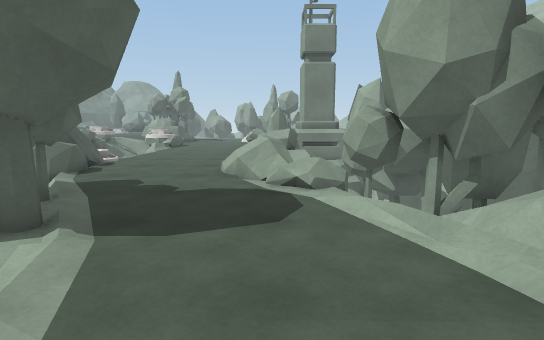
view 1 (above)

24 first-person views from a walk through a scene from a Unity 3-D project. The camera is 1.3 m above the floor, tilts 8° down and sees 80° across. The floor is counted in squares, 1 m on a side. Each view is taken from the middle of a square. On the plan, view 1 faces up. The plan holds only what a view shows up to about 14 squares ahead; the rest is blank. The place goes on beyond the plan. The player is left out.

view 2
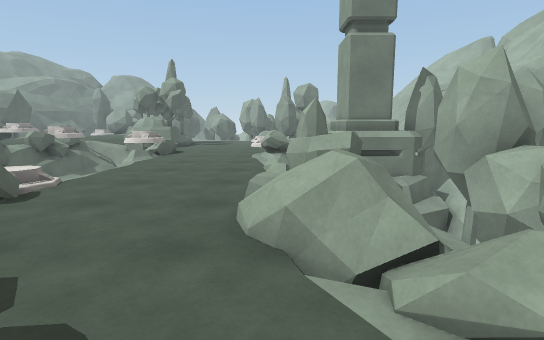

view 3
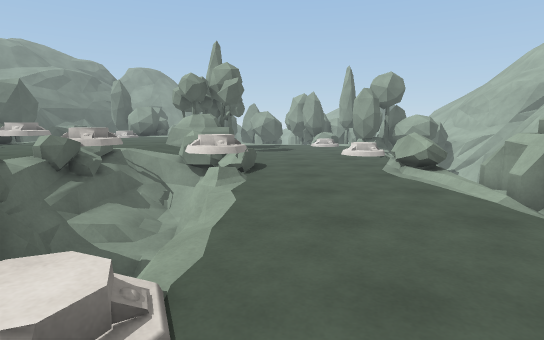

view 4
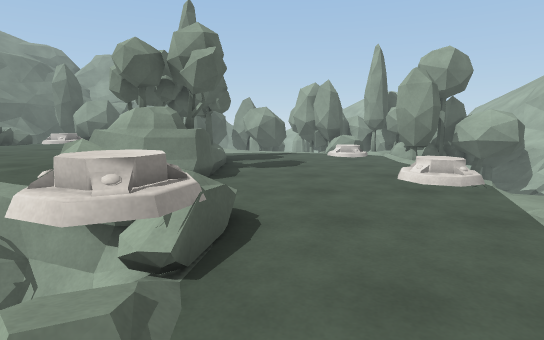

view 5
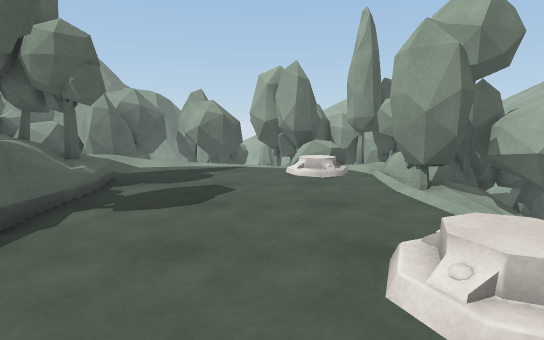

view 6
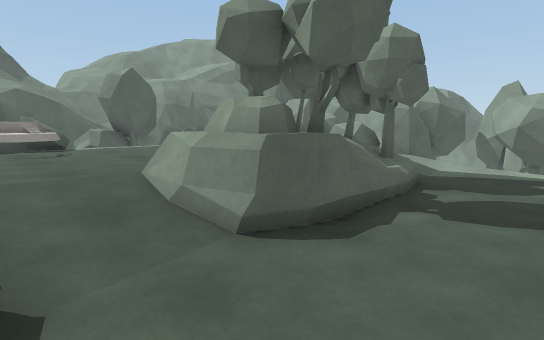

view 7
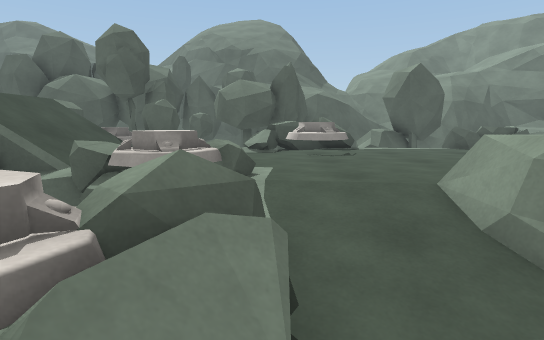

view 8
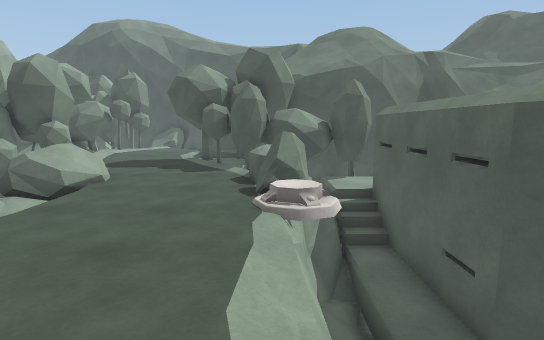

view 9
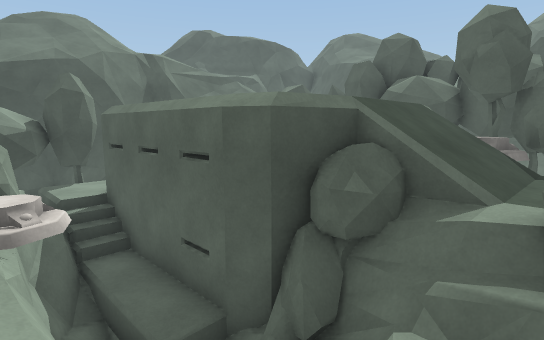

view 10
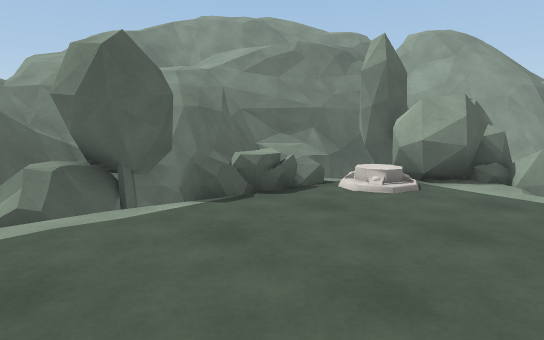

view 11
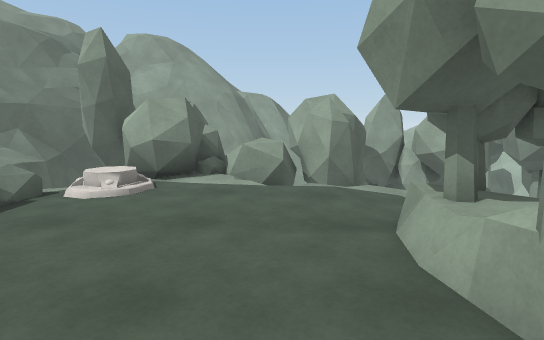

view 12
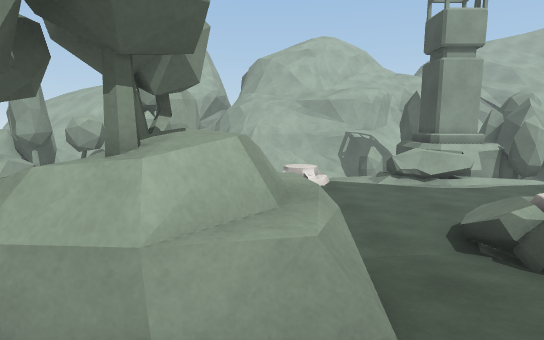

view 13
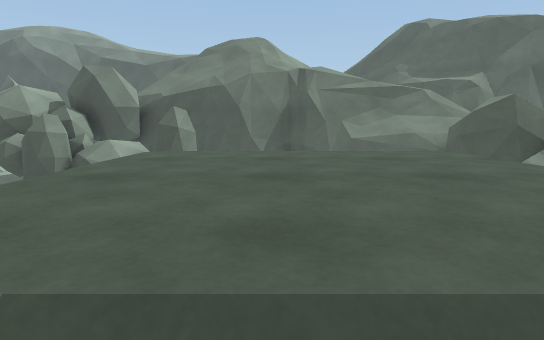

view 14
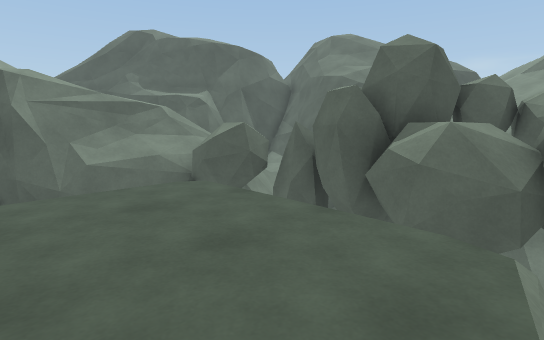

view 15
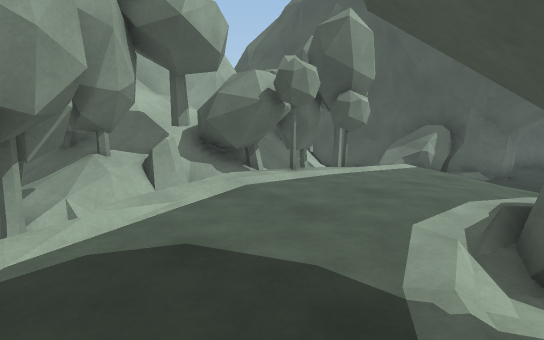

view 16
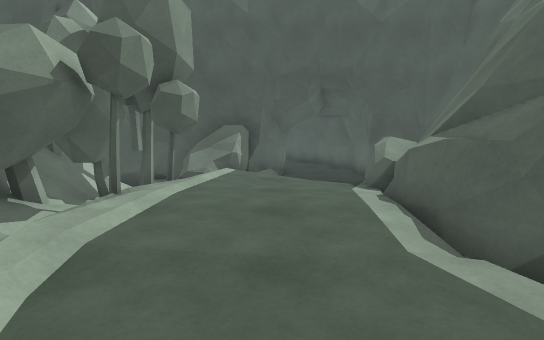

view 17
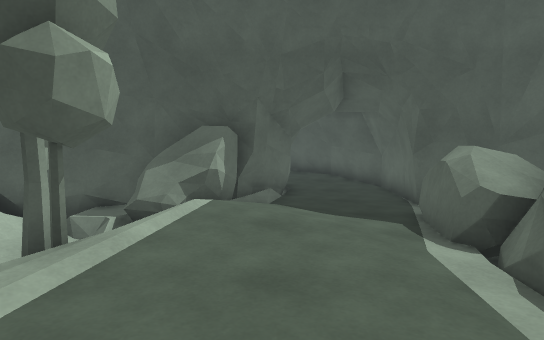

view 18
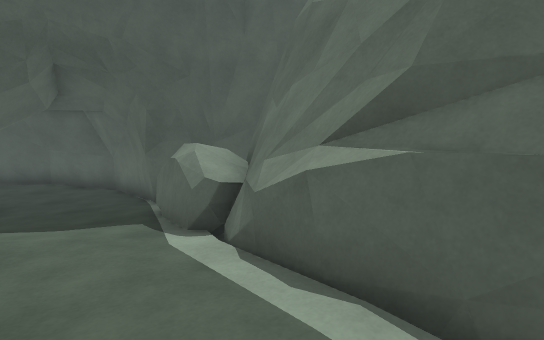

view 19
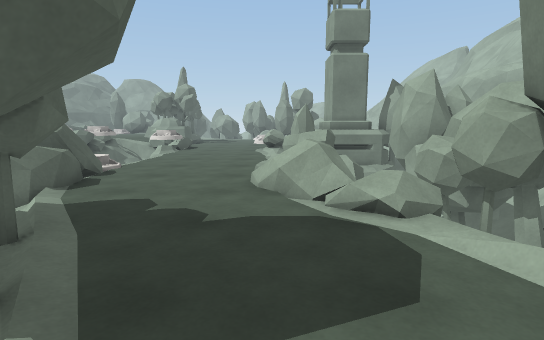

view 20
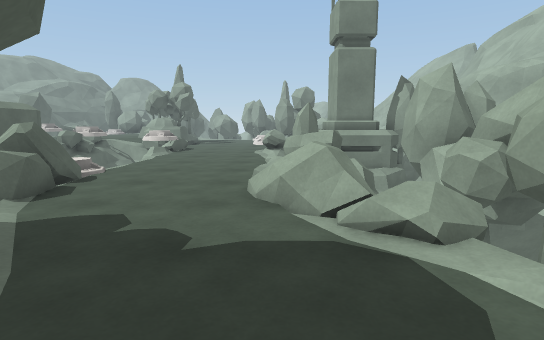

view 21
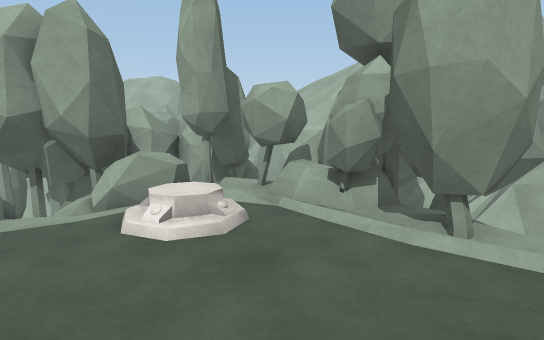

view 22
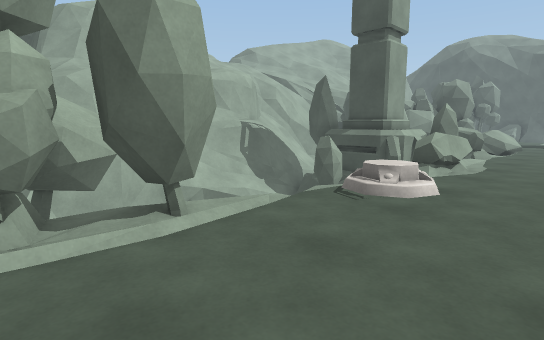

view 23
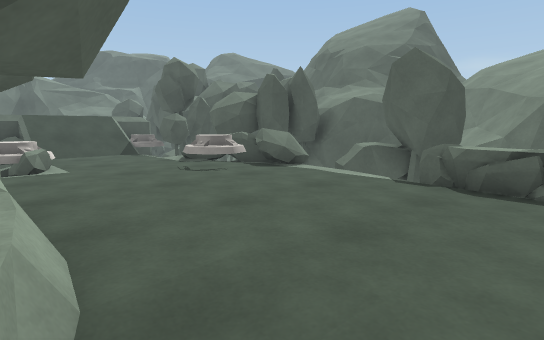

view 24
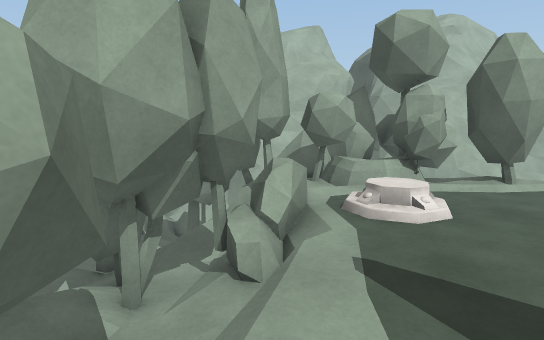

### Floor plan
Key: @ floor where view 1 was taken; # wall or solid block; x gap in a wall; . main floor; : floor 0.25 m higher than the main floor; - floor 0.25 m lower than the main floor; + floor 0.5 m higher than the main floor; _ floor 0.5 m lower than the main floor; * floor 0.75 m higher than the main floor; < floor 0.75 m lower than the main floor; % floor 1 m higher than the main floor; & floor 1.25 m higher than the main floor; ( floor 1.25 m lower than the main floor; $ floor 2 m higher than the main floor; / step, stairs or slope; = window, fence, low wall or low ledge; ^ raised ledge; v drop or lower ground; O other object.
Columns run from 19 left of view 1 to 5 right of it. Each row starts with its distance up from view 1.
 35  ##      ### ##vv##^# vvv
 34 ##v   ^v ##vv##v##vv##. v
 33 ^=v####&###v ##v##vv##  v
 32 =v  ###x= /:...vv#^##v= v
 31 =    =+++++/...../.##^^
 30 =  %//+++++/.....//####
 29 # v=+++++++ ...../.####^^
 28 ###^++++++###......##^#
 27 ###/++++++x^^......##^#v
 26  #./++++++#^^.......v
 25 v=//++++++###....../
 24 vv//++++++^^^....///    v
 23 = ==^^+++++=...../+v    v
 22 ###=^^+++++/......./    v
 21   ##=+++++//=.......    v
 20   #^.++++*vv#=....== =v v
 19   ##.++++&vv*=....===_vvv
 18    ##+++/vvvv/....==^#^^#
 17   ###////vvvv/..../### ##
 16 ####&///=vvvv/...../###^v
 15 #v#vv////vv v/.....##^^(v
 14 ^^v$$$$$$$vvv/..../   (vv
 13 ^^v$$$$$$$vvv/..../^  ###
 12 ## $$$$$$$vv//....-^^ ##v
 11 ## $$$$$$$vv#=....--  ^^^
 10 #v $$$$$$$vv##....==  ^^^
  9 ##v$$$$$$$vv ^....=O  ^
  8  ^^       vv ^.....Ov^##
  7 v^^       vv###..... ###
  6  vvvvv   v#^####....##
  5 vvvvv=vvvv#   ###...####
  4 vvv########     #....v##
  3   vv            #..../v#
  2                 #..../v#
  1                ###.../v#
  0                #^#.@..##
 -1                #^.....##
 -2                ##--..##
 -3                ##_--.###
 -4                ^^__-._###
 -5                ^^////_<##
 -6                ^__//^^^<#
 -7               #/<<<<##=##
 -8               ##<<<#####
 -9                #<<<#
-10                #<<<#
-11                #<<<#
-12                ##<<
-13                 ##<
-14                 ###

Positions as (right, up) in squares from view 1, and headings:
1: (0, 0), facing up
2: (-1, 5), facing up
3: (-5, 10), facing up
4: (-5, 16), facing up
5: (-3, 21), facing up
6: (-4, 21), facing up-left
7: (-5, 21), facing left
8: (-6, 18), facing down
9: (-6, 18), facing down-left
10: (-11, 24), facing up-left
11: (-11, 24), facing up
12: (-11, 24), facing right
13: (-12, 16), facing down
14: (-12, 15), facing down-left
15: (-3, 6), facing down-right
16: (0, 5), facing down
17: (0, 1), facing down
18: (0, 1), facing down-left
19: (-1, 2), facing up
20: (-1, 3), facing up
21: (-4, 26), facing up-right
22: (-4, 29), facing down-right
23: (-9, 30), facing down-left
24: (-7, 32), facing right
